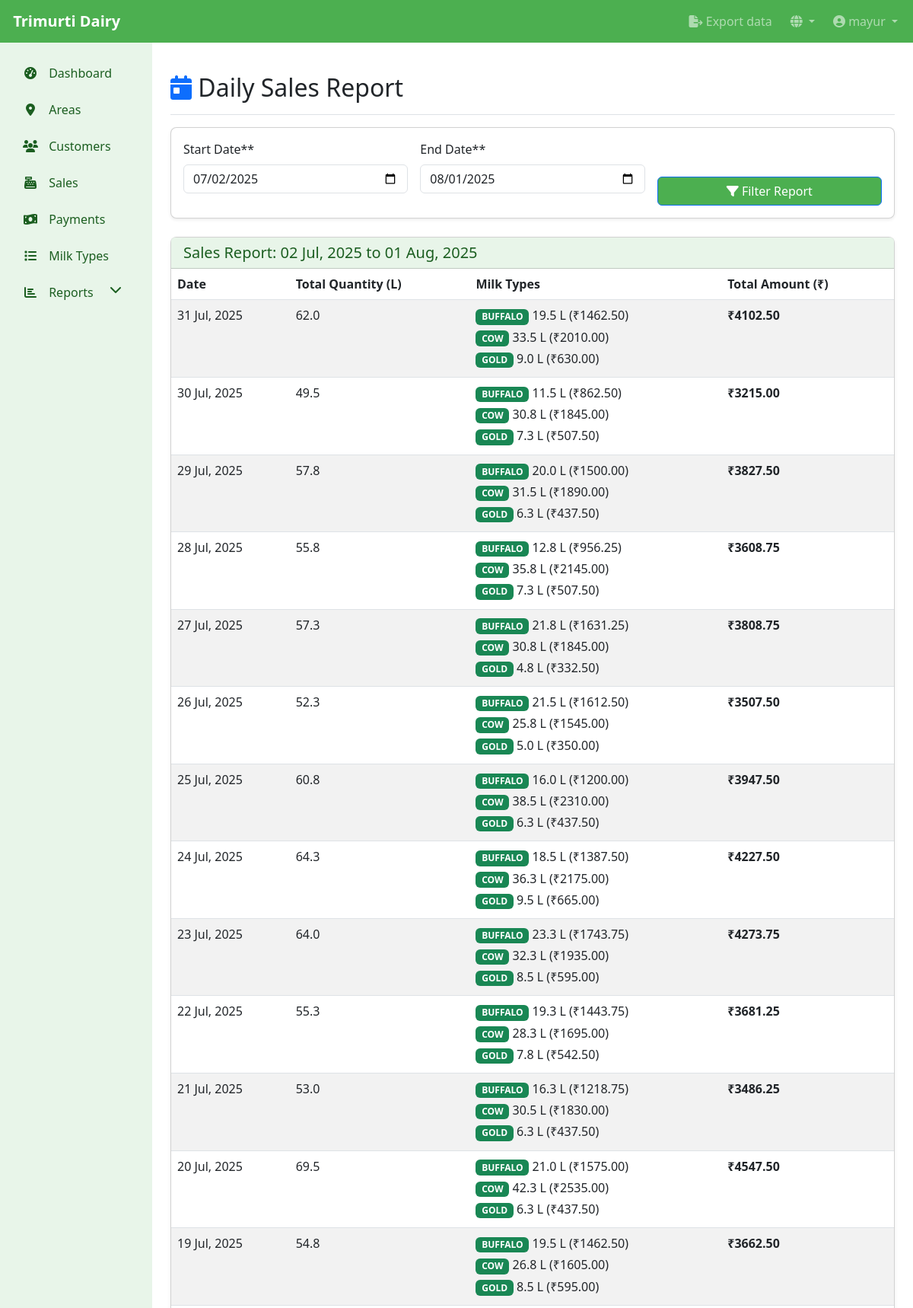
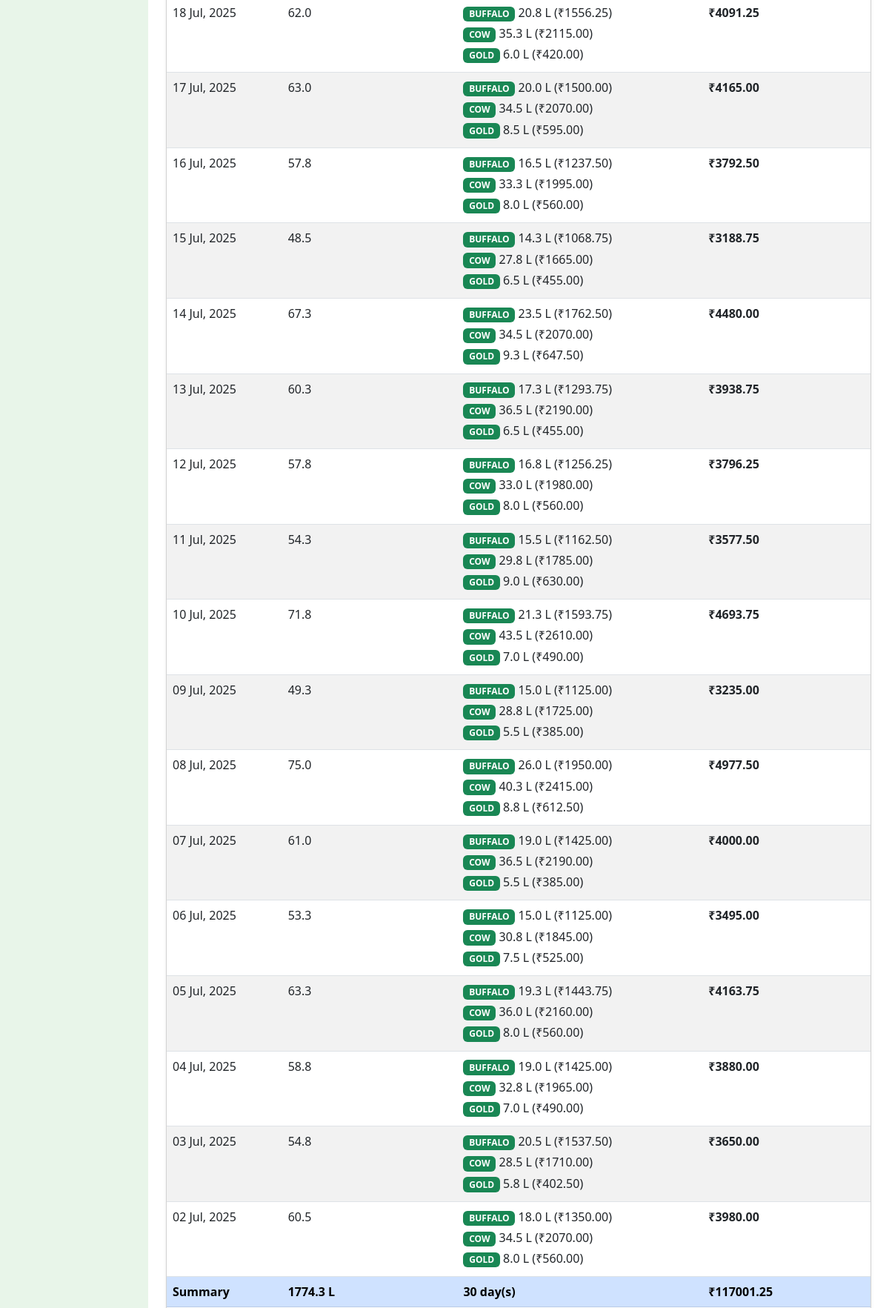
The page /en/dairy/reports/daily/ (signed in, upper part) on the database its author committed (2 pictures, top to bottom).
### dairy_app/models.py (models this page shows, shortened)
class MilkType(models.Model):
    name = models.CharField(max_length=100)
    rate_per_liter = models.DecimalField(max_digits=10, decimal_places=2, help_text=_('Rate in Rs per liter'))
    class Meta:
        ordering = ['name']

### dairy_app/views.py (the view)
# urls.py: path('reports/daily/', views.daily_report_view, name='daily_report'),
@login_required
def daily_report_view(request):
    today = timezone.now().date()
    if request.method == 'POST':
        form = DateRangeForm(request.POST)
        if form.is_valid():
            start_date = form.cleaned_data['start_date']
            end_date = form.cleaned_data['end_date']
        else:
            start_date = today - timedelta(days=30)
            end_date = today
    else:
        form = DateRangeForm(initial={'start_date': today - timedelta(days=30), 'end_date': today})
        start_date = today - timedelta(days=30)
        end_date = today
    daily_sales = Sale.objects.filter(
        date__gte=start_date,
        date__lte=end_date
    ).values('date', 'milk_type__name').annotate(
        total_quantity=Sum('quantity'),
        total_amount=Sum(F('quantity') * F('rate'), output_field=DecimalField())
    ).order_by('date')
    report_data = {}
    for sale in daily_sales:
        date_str = sale['date'].strftime('%Y-%m-%d')
        if date_str not in report_data:
            report_data[date_str] = {
                'date': sale['date'],
                'milk_types': {},
                'total_quantity': 0,
                'total_amount': 0,
            }
        report_data[date_str]['milk_types'][sale['milk_type__name']] = {
            'quantity': sale['total_quantity'],
            'amount': sale['total_amount']
        }
        report_data[date_str]['total_quantity'] += sale['total_quantity']
        report_data[date_str]['total_amount'] += sale['total_amount']
    report_list = [report_data[date_str] for date_str in sorted(report_data.keys(), reverse=True)]
    total_quantity = sum(day_data['total_quantity'] for day_data in report_list)
    total_amount = sum(day_data['total_amount'] for day_data in report_list)
    context = {
        'form': form,
        'report_data': report_list,
        'start_date': start_date,
        'end_date': end_date,
        'total_quantity': total_quantity,
        'total_amount': total_amount,
    }
    return render(request, 'dairy_app/daily_report.html', context)

### dairy_app/forms.py
class DateRangeForm(forms.Form):
    start_date = forms.DateField(widget=forms.DateInput(attrs={'type': 'date'}))
    end_date = forms.DateField(widget=forms.DateInput(attrs={'type': 'date'}))
    def __init__(self, *args, **kwargs):
        super().__init__(*args, **kwargs)
        from django.utils.translation import gettext_lazy as _
        self.fields['start_date'].label = _('Start Date*')
        self.fields['end_date'].label = _('End Date*')

### dairy_app/templates/dairy_app/daily_report.html (shortened to what this page needs)
{% extends 'base.html' %}
{% load crispy_forms_tags %}
{% load i18n %}
{% block content %}
<div class="d-flex justify-content-between flex-wrap flex-md-nowrap align-items-center pt-3 pb-2 mb-3 border-bottom">
    <h1 class="h2"><i class="fas fa-calendar-day text-primary"></i> {% trans "Daily Sales Report" %}</h1>
</div>
<div class="card mb-4">
    <div class="card-body">
        <form method="post" class="row g-3 align-items-end">
            <div class="col-md-4">
                {{ form.start_date|as_crispy_field }}
            </div>
            <div class="col-md-4">
                {{ form.end_date|as_crispy_field }}
            </div>
            <div class="col-md-4">
                <button type="submit" class="btn btn-primary w-100">
                    <i class="fas fa-filter"></i> {% trans "Filter Report" %}
                </button>
            </div>
        </form>
    </div>
</div>
{% if report_data %}
<div class="card">
    <div class="card-header">
        <h5 class="mb-0">{% trans "Sales Report" %}: {{ start_date|date:"d M, Y" }} {% trans "to" %} {{ end_date|date:"d M, Y" }}</h5>
    </div>
    <div class="card-body p-0">
        <div class="table-responsive">
            <table class="table table-striped table-hover">
                <thead>
                    <tr>
                        <th>{% trans "Date" %}</th>
                        <th>{% trans "Total Quantity (L)" %}</th>
                        <th>{% trans "Milk Types" %}</th>
                        <th>{% trans "Total Amount (₹)" %}</th>
                    </tr>
                </thead>
                <tbody>
                    {% for day_data in report_data %}
                    <tr>
                        <td>{{ day_data.date|date:"d M, Y" }}</td>
                        <td>{{ day_data.total_quantity|floatformat:1 }}</td>
                        <td>
                            {% for milk_type, data in day_data.milk_types.items %}
                            <div class="mb-1">
                                <span class="badge bg-success">{{ milk_type }}</span>
                                {{ data.quantity|floatformat:1 }} L (₹{{ data.amount|floatformat:2 }})
                            </div>
                            {% endfor %}
                        </td>
                        <td class="fw-bold">₹{{ day_data.total_amount|floatformat:2 }}</td>
                    </tr>
                    {% endfor %}
                </tbody>
                <tfoot class="table-primary fw-bold">
                    <tr>
                        <td>{% trans "Summary" %}</td>
                        <td>{{ total_quantity|floatformat:1 }} L</td>
                        <td>{{ report_data|length }} {% trans "day(s)" %}</td>
                        <td>₹{{ total_amount|floatformat:2 }}</td>
                    </tr>
                </tfoot>
            </table>
        </div>
    </div>
</div>
{% endif %}
{% endblock %}

### templates/base.html (shortened to what this page needs)
<!DOCTYPE html>
<html lang="{% if LANGUAGE_CODE %}{{ LANGUAGE_CODE }}{% else %}en{% endif %}">
<head>
    {% load i18n %}
    <link href="https://cdn.jsdelivr.net/npm/bootstrap@5.3.0/dist/css/bootstrap.min.css" rel="stylesheet">
    <link href="https://cdnjs.cloudflare.com/ajax/libs/font-awesome/6.4.0/css/all.min.css" rel="stylesheet">
</head>
<body>
    <nav class="navbar navbar-expand-lg navbar-dark fixed-top">
        <div class="container-fluid">
            <a class="navbar-brand" href="{% url 'dashboard' %}">
                 {% trans "Trimurti Dairy" %}
            </a>
            <div class="collapse navbar-collapse" id="navbarNav">
                <ul class="navbar-nav">
                    {% if user.is_authenticated %}
                    <li class="nav-item me-2">
                        <a class="nav-link {% if request.resolver_match.url_name == 'customer_export' %}active{% endif %}" href="{% url 'customer_export' %}">
                            <i class="fas fa-file-export"></i> {% trans "Export data" %}
                        </a>
                    </li>
                    <li class="nav-item dropdown me-2">
                        <a class="nav-link dropdown-toggle" href="#" id="languageDropdown" role="button" data-bs-toggle="dropdown" aria-expanded="false">
                            <i class="fas fa-globe"></i>
                        </a>
                            {% load i18n %}
                            {% get_current_language as LANGUAGE_CODE %}
                            {% get_available_languages as LANGUAGES %}
                            {% get_language_info_list for LANGUAGES as languages %}
                    </li>
                    <li class="nav-item dropdown">
                        <a class="nav-link dropdown-toggle" href="#" id="navbarDropdown" role="button" data-bs-toggle="dropdown" aria-expanded="false">
                            <i class="fas fa-user-circle"></i> {{ user.username }}
                        </a>
                    </li>
                    {% else %}
                    <li class="nav-item">
                        <a class="nav-link" href="{% url 'login' %}">{% trans "Login" %}</a>
                    </li>
                    {% endif %}
                </ul>
            </div>
        </div>
    </nav>
    <div class="container-fluid">
        <div class="row">
            {% if user.is_authenticated %}
            <div class="col-md-3 col-lg-2 d-md-block sidebar collapse">
                <div class="position-sticky pt-3">
                    <ul class="nav flex-column">
                        <li class="nav-item">
                            <a class="nav-link {% if request.resolver_match.url_name == 'dashboard' %}active{% endif %}" href="{% url 'dashboard' %}">
                                <i class="fas fa-tachometer-alt"></i> {% trans "Dashboard" %}
                            </a>
                        </li>
                        <li class="nav-item">
                            <a class="nav-link {% if 'area' in request.resolver_match.url_name %}active{% endif %}" href="{% url 'area_list' %}">
                                <i class="fas fa-map-marker-alt"></i> {% trans "Areas" %}
                            </a>
                        </li>
                        <li class="nav-item">
                            <a class="nav-link {% if 'customer' in request.resolver_match.url_name %}active{% endif %}" href="{% url 'customer_list' %}">
                                <i class="fas fa-users"></i> {% trans "Customers" %}
                            </a>
                        </li>
                        <li class="nav-item">
                            <a class="nav-link {% if 'sale' in request.resolver_match.url_name %}active{% endif %}" href="{% url 'sale_list' %}">
                                <i class="fas fa-cash-register fa-fw"></i> {% trans "Sales" %}
                            </a>
                        </li>
                        <li class="nav-item">
                            <a class="nav-link {% if 'payment' in request.resolver_match.url_name %}active{% endif %}" href="{% url 'payment_list' %}">
                                <i class="fas fa-money-bill-wave fa-fw"></i> {% trans "Payments" %}
                            </a>
                        </li>
                        <li class="nav-item">
                            <a class="nav-link {% if 'milk_type' in request.resolver_match.url_name %}active{% endif %}" href="{% url 'milk_type_list' %}">
                                <i class="fas fa-list"></i> {% trans "Milk Types" %}
                            </a>
                        </li>
                        <li class="nav-item">
                            <a class="nav-link" href="#" data-bs-toggle="collapse" data-bs-target="#reportsCollapse" aria-expanded="false">
                                <i class="fas fa-chart-bar"></i> {% trans "Reports" %} <i class="fas fa-chevron-down float-end"></i>
                            </a>
                        </li>
                    </ul>
                </div>
            </div>
            {% endif %}
            <main class="{% if user.is_authenticated %}col-md-9 ms-sm-auto col-lg-10 px-md-4{% else %}col-12{% endif %} main-content">
                {% block content %}{% endblock %}
            </main>
        </div>
    </div>
</body>
</html>

### templates/base.html (style rules this page uses)
:root { --primary-color: #4CAF50; --accent-color: #FFC107; --light-color: #E8F5E9; --dark-color: #1B5E20; }
body { padding-top: 56px; min-height: 100vh; display: flex; flex-direction: column; padding-bottom: 60px; }
.navbar { background-color: var(--primary-color); }
.navbar-brand { font-weight: bold; }
.sidebar { background-color: var(--light-color); min-height: calc(100vh - 56px); }
.sidebar .nav-link { color: var(--dark-color); padding: 0.75rem 1rem; border-radius: 0.25rem; }
.sidebar .nav-link i { margin-right: 0.5rem; width: 24px; text-align: center; }
.card { margin-bottom: 1.5rem; border-radius: 0.5rem; box-shadow: 0 0.125rem 0.25rem rgba(0, 0, 0, 0.075); }
.card-header { background-color: var(--light-color); color: var(--dark-color); font-weight: 600; }
.btn-primary { background-color: var(--primary-color); border-color: var (--primary-color); }
.main-content { flex: 1; padding: 1.5rem; }
@media (min-width: 992px) { body { padding-bottom: 0; } }

### rows shown on the page
MilkType: name "BUFFALO", quantity "19.5", amount "1462.50", quantity "11.5", amount "862.50", quantity "20.0", amount "1500.00", quantity "12.8", amount "956.25", quantity "21.8", amount "1631.25", quantity "21.5", amount "1612.50", quantity "16.0", amount "1200.00", quantity "18.5", amount "1387.50", quantity "23.3", amount "1743.75", quantity "19.3", amount "1443.75", quantity "16.3", amount "1218.75", quantity "21.0", amount "1575.00", quantity "20.8", amount "1556.25", quantity "16.5", amount "1237.50", quantity "14.3", amount "1068.75", quantity "23.5", amount "1762.50", quantity "17.3", amount "1293.75", quantity "16.8", amount "1256.25", quantity "15.5", amount "1162.50", quantity "21.3", amount "1593.75", quantity "15.0", amount "1125.00", quantity "26.0", amount "1950.00", quantity "19.0", amount "1425.00", quantity "20.5", amount "1537.50", quantity "18.0", amount "1350.00"
MilkType: name "COW", quantity "33.5", amount "2010.00", quantity "30.8", amount "1845.00", quantity "31.5", amount "1890.00", quantity "35.8", amount "2145.00", quantity "25.8", amount "1545.00", quantity "38.5", amount "2310.00", quantity "36.3", amount "2175.00", quantity "32.3", amount "1935.00", quantity "28.3", amount "1695.00", quantity "30.5", amount "1830.00", quantity "42.3", amount "2535.00", quantity "26.8", amount "1605.00", quantity "35.3", amount "2115.00", quantity "34.5", amount "2070.00", quantity "33.3", amount "1995.00", quantity "27.8", amount "1665.00", quantity "36.5", amount "2190.00", quantity "33.0", amount "1980.00", quantity "29.8", amount "1785.00", quantity "43.5", amount "2610.00", quantity "28.8", amount "1725.00", quantity "40.3", amount "2415.00", quantity "36.0", amount "2160.00", quantity "32.8", amount "1965.00", quantity "28.5", amount "1710.00"
MilkType: name "GOLD", quantity "9.0", amount "630.00", quantity "7.3", amount "507.50", quantity "6.3", amount "437.50", quantity "4.8", amount "332.50", quantity "5.0", amount "350.00", quantity "9.5", amount "665.00", quantity "8.5", amount "595.00", quantity "7.8", amount "542.50", quantity "6.0", amount "420.00", quantity "8.0", amount "560.00", quantity "6.5", amount "455.00", quantity "9.3", amount "647.50", quantity "7.0", amount "490.00", quantity "5.5", amount "385.00", quantity "8.8", amount "612.50", quantity "7.5", amount "525.00", quantity "5.8", amount "402.50"

### other values the page prints
{{ user.username }} "mayur"
{{ day_data.date|date:"d M, Y" }} "31 Jul, 2025" "30 Jul, 2025" "29 Jul, 2025" "28 Jul, 2025" "27 Jul, 2025" "26 Jul, 2025" "25 Jul, 2025" "24 Jul, 2025" "23 Jul, 2025" "22 Jul, 2025" "21 Jul, 2025" "20 Jul, 2025" "19 Jul, 2025" "18 Jul, 2025" "17 Jul, 2025" "16 Jul, 2025" "15 Jul, 2025" "14 Jul, 2025" "13 Jul, 2025" "12 Jul, 2025" "11 Jul, 2025" "10 Jul, 2025" "09 Jul, 2025" "08 Jul, 2025" "07 Jul, 2025" "06 Jul, 2025" "05 Jul, 2025" "04 Jul, 2025" "03 Jul, 2025" "02 Jul, 2025"
{{ day_data.total_quantity|floatformat:1 }} "62.0" "49.5" "57.8" "55.8" "57.3" "52.3" "60.8" "64.3" "64.0" "55.3" "53.0" "69.5" "54.8" "62.0" "63.0" "57.8" "48.5" "67.3" "60.3" "57.8" "54.3" "71.8" "49.3" "75.0" "61.0" "53.3" "63.3" "58.8" "54.8" "60.5"
{{ day_data.total_amount|floatformat:2 }} "4102.50" "3215.00" "3827.50" "3608.75" "3808.75" "3507.50" "3947.50" "4227.50" "4273.75" "3681.25" "3486.25" "4547.50" "3662.50" "4091.25" "4165.00" "3792.50" "3188.75" "4480.00" "3938.75" "3796.25" "3577.50" "4693.75" "3235.00" "4977.50" "4000.00" "3495.00" "4163.75" "3880.00" "3650.00" "3980.00"
{{ total_quantity|floatformat:1 }} "1774.3"
{{ report_data|length }} "30"
{{ total_amount|floatformat:2 }} "117001.25"
